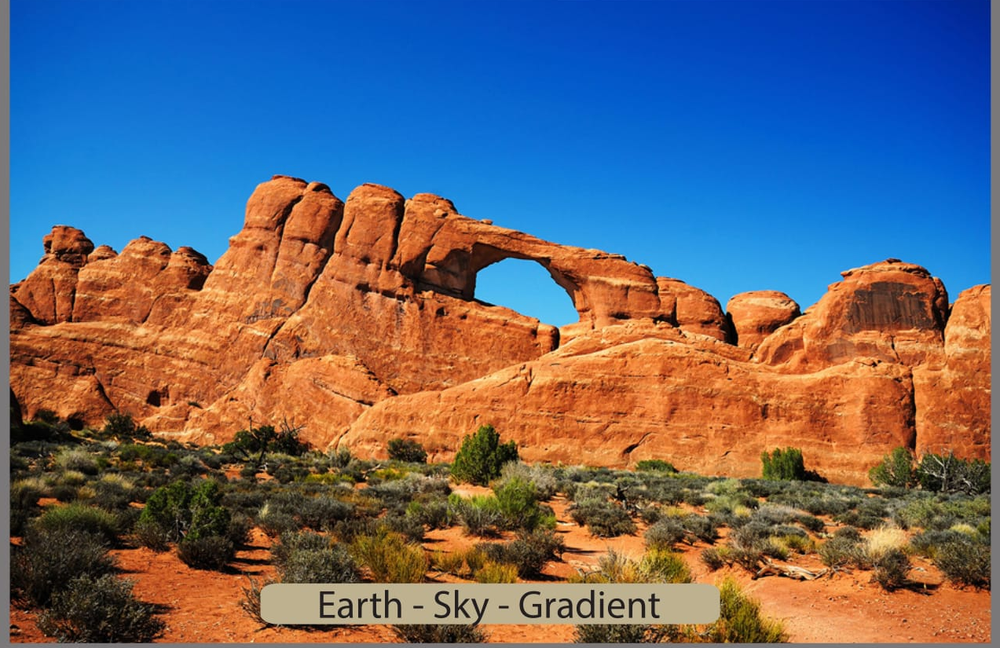
%> input picture MATLAB/rembrandt/functions/intensity segmentation/desert.bmp, 1000 x 648 px, shrunk from 1273 x 825 before the run
$ octave intensity_segmentation.m   (GNU Octave 9; MATLAB toolbox functions it lacks are replaced by stand-ins)
%> lines starting %> are read from the running program, lines starting %| are printed output that depends on the picture; in (x1, y1, x2, y2) boxes, pixels count from 0 and x2, y2 are one past the last pixel; in counts of white or black regions, pixels touching at a corner belong together; the program's own positions count from 1
### MATLAB/rembrandt/functions/intensity segmentation/get_range.m
function FINAL = get_range(r,l,u)


    L = linspace(l,u,r+1);
    L1 = floor(L);
    R = zeros([r 2]);
    for i=(1:r)
        R(i,1) = L1(i);
        R(i,2) = L1(i+1);
    end
    FINAL = R;
end

### MATLAB/rembrandt/functions/intensity segmentation/intensity_segmentation.m
% INTENSITY SEGMENT
% performance can be boost if averaging is done; so do the median smoothing


FILENAME = 'desert.bmp';
I = imread(FILENAME);
%> I is the input picture: size 648x1000x3 uint8; mean R, G, B 102.4, 102.1, 112.9
G2 = rgb2gray(I);
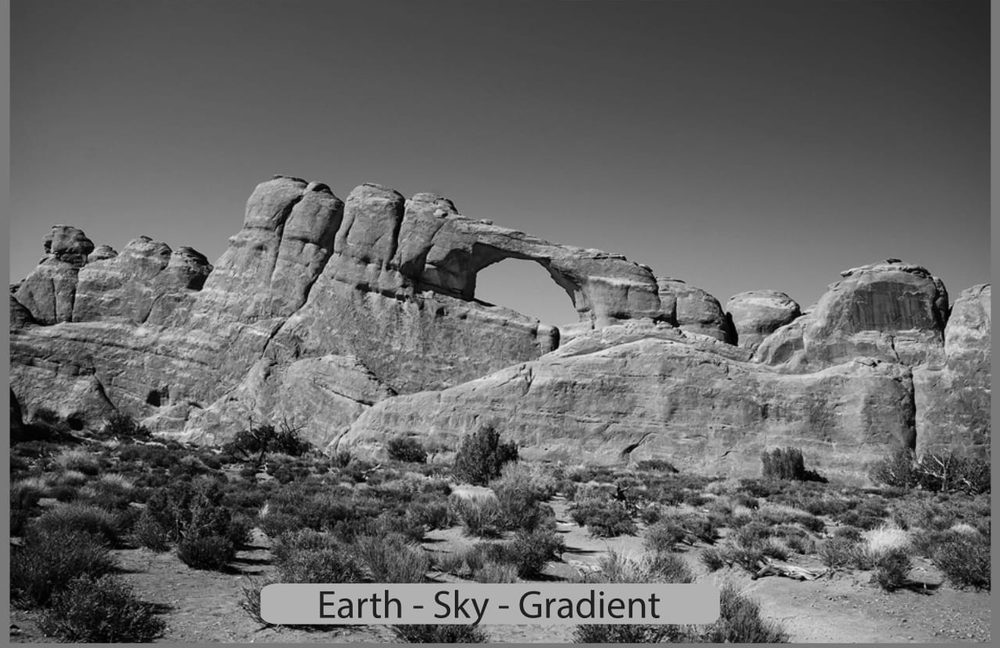
%> G2: size 648x1000 uint8; min 0, max 246, mean 103.4
G = medfilt2(G2);
n = 5;
L = get_range(n,1,255);
O = zeros([size(I) n]);

figure;
for i=(1:n)
    lower = L(i,1);
    upper = L(i,2);
    Seg = O(:,:,i);
    ind = find(G >=lower & G <upper)
    Seg(ind) = 1;
    subplot(1,n,i),imshow(medfilt2(Seg));
end
%> this loop made 5 passes
%> pass 1, `imshow(medfilt2(Seg))`:
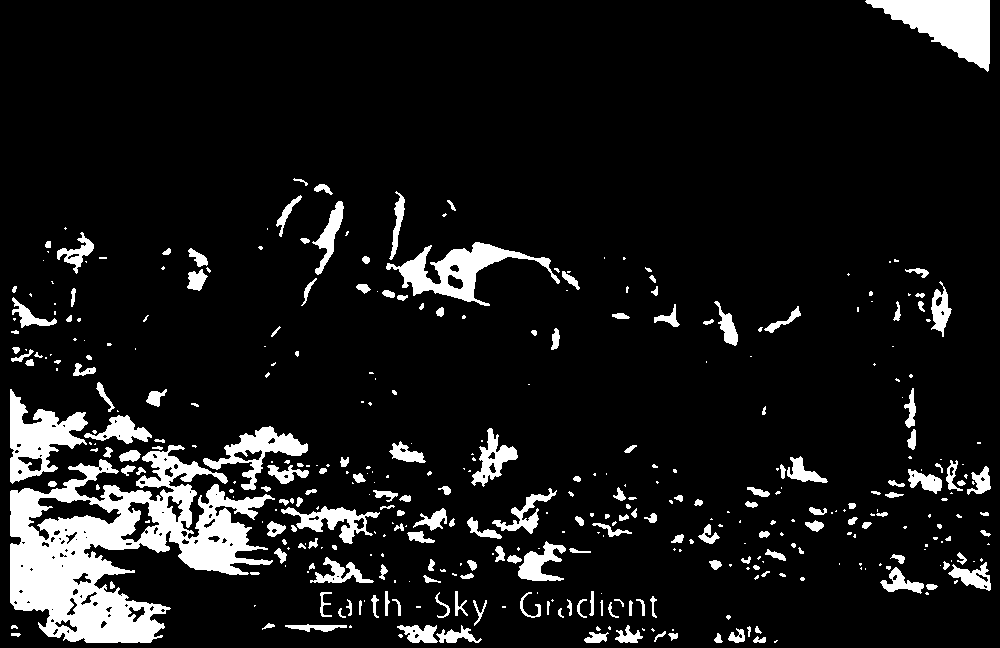
%> displayed picture: size 648x1000, on the screen's scale of 0 to 255; 9.8% white; 399 white regions (202 under 20 px), largest, box (x1, y1, x2, y2) and area: (10, 445, 275, 643) 23335, (865, 0, 990, 72) 4567, (386, 242, 560, 306) 3507
%> pass 2, `imshow(medfilt2(Seg))`:
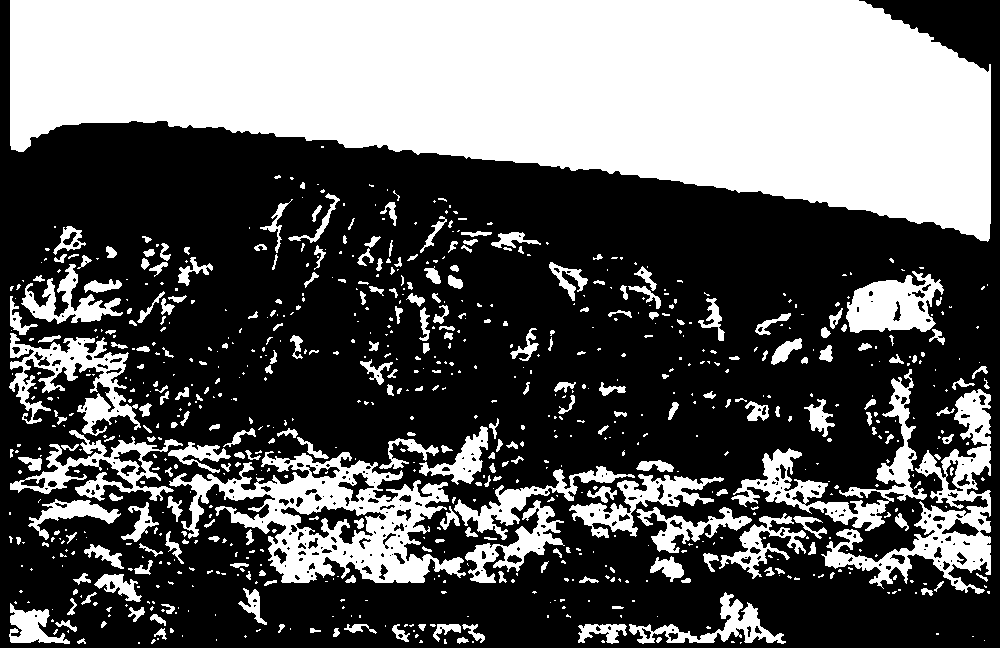
%> displayed picture: size 648x1000, on the screen's scale of 0 to 255; 38.2% white; 814 white regions (537 under 20 px), largest, box (x1, y1, x2, y2) and area: (10, 0, 991, 242) 158249, (169, 451, 466, 583) 15684, (821, 389, 991, 594) 8843
%> after the loop:
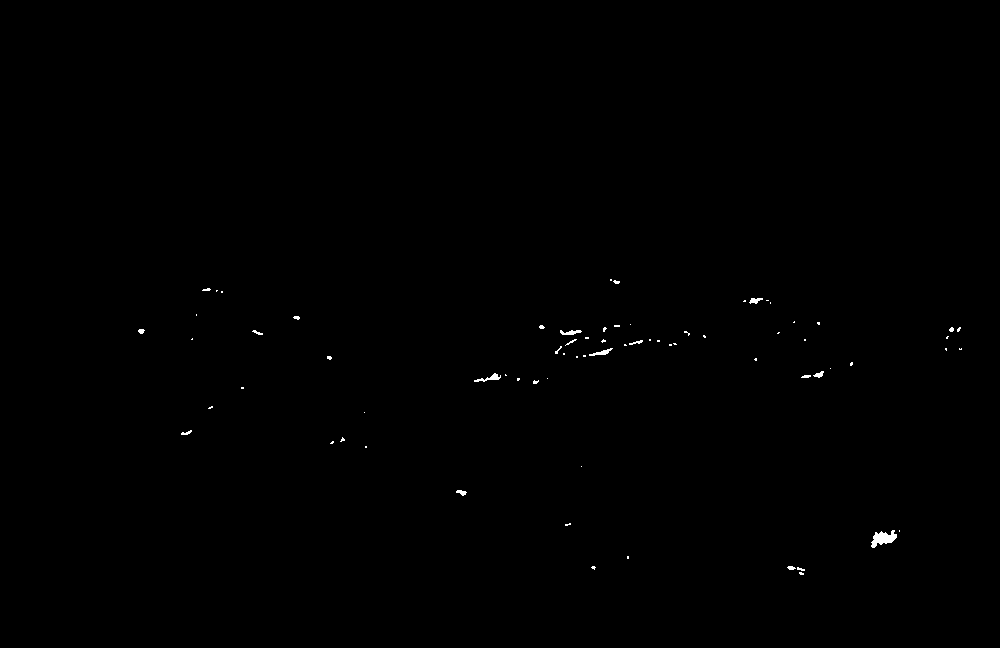
%> Seg: size 648x1000 double; values 0 (black) and 1 (white), 0.2% white; 72 white regions (57 under 20 px), largest, box (x1, y1, x2, y2) and area: (871, 530, 897, 548) 260, (474, 373, 501, 382) 91, (589, 348, 613, 356) 75
%> after the loop:
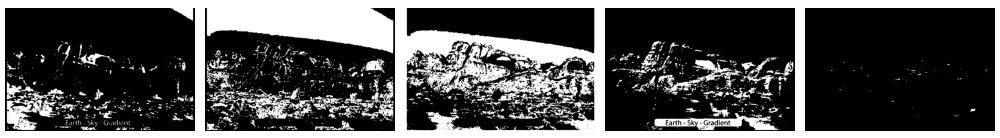
%> figure redrawn from the program's plot data, 5 panels

$ run again, with MATLAB/rembrandt/functions/intensity segmentation/texture.bmp copied over MATLAB/rembrandt/functions/intensity segmentation/desert.bmp
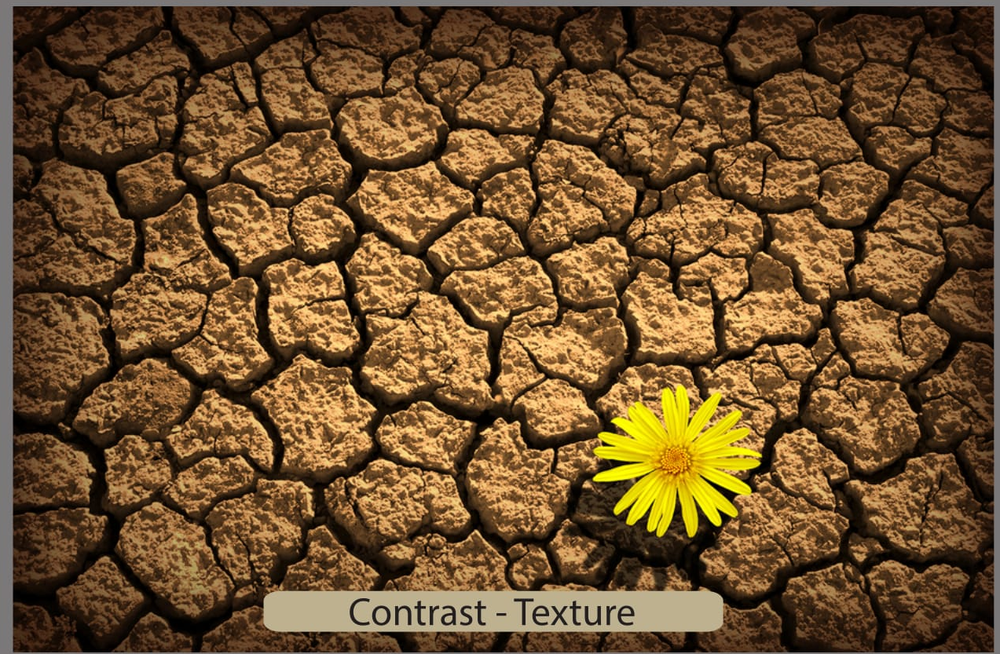
%> input picture MATLAB/rembrandt/functions/intensity segmentation/texture.bmp, 1000 x 654 px, shrunk from 1273 x 833 before the run
%> I is the input picture: size 654x1000x3 uint8; mean R, G, B 110, 79.7, 44.9
%> the loop `for i=(1:n)` made 5 passes
%> pass 1, `imshow(medfilt2(Seg))`:
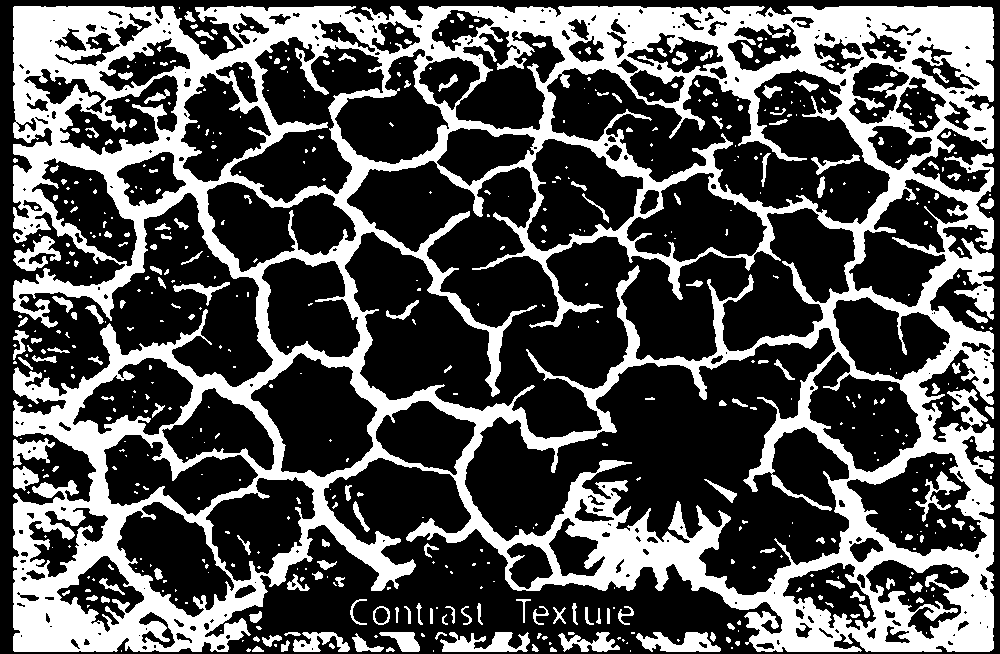
%> displayed picture: size 654x1000, on the screen's scale of 0 to 255; 32.5% white; 577 white regions (392 under 20 px), largest, box (x1, y1, x2, y2) and area: (13, 6, 994, 652) 193033, (440, 632, 530, 652) 1067, (636, 632, 721, 652) 1029
%> after the loop `for i=(1:n)`:
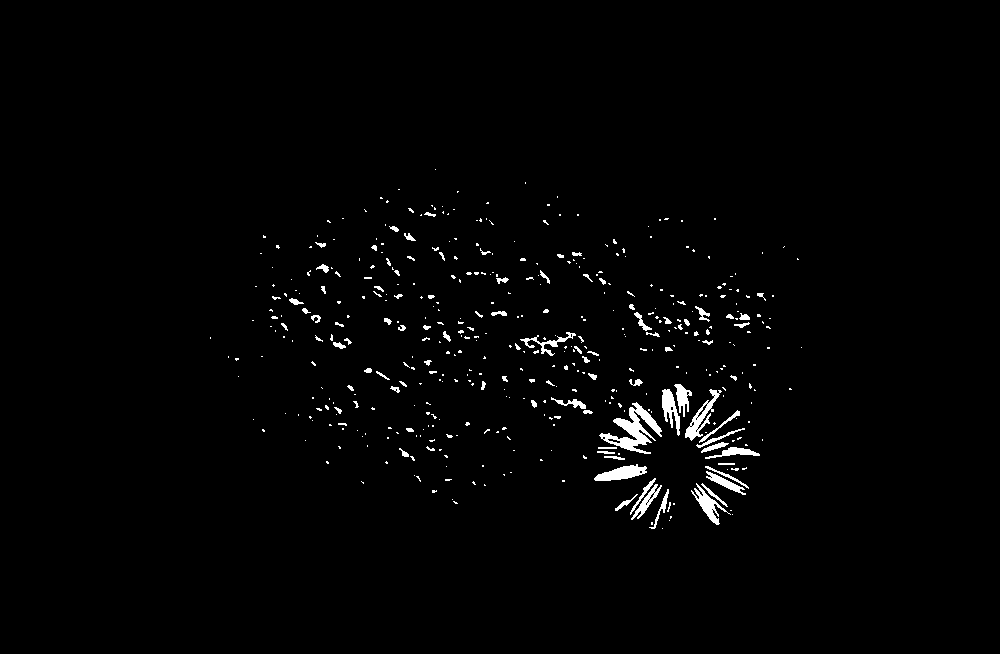
%> Seg: size 654x1000 double; values 0 (black) and 1 (white), 1.5% white; 451 white regions (359 under 20 px), largest, box (x1, y1, x2, y2) and area: (599, 402, 662, 454) 1177, (685, 389, 722, 441) 520, (594, 464, 647, 481) 506
